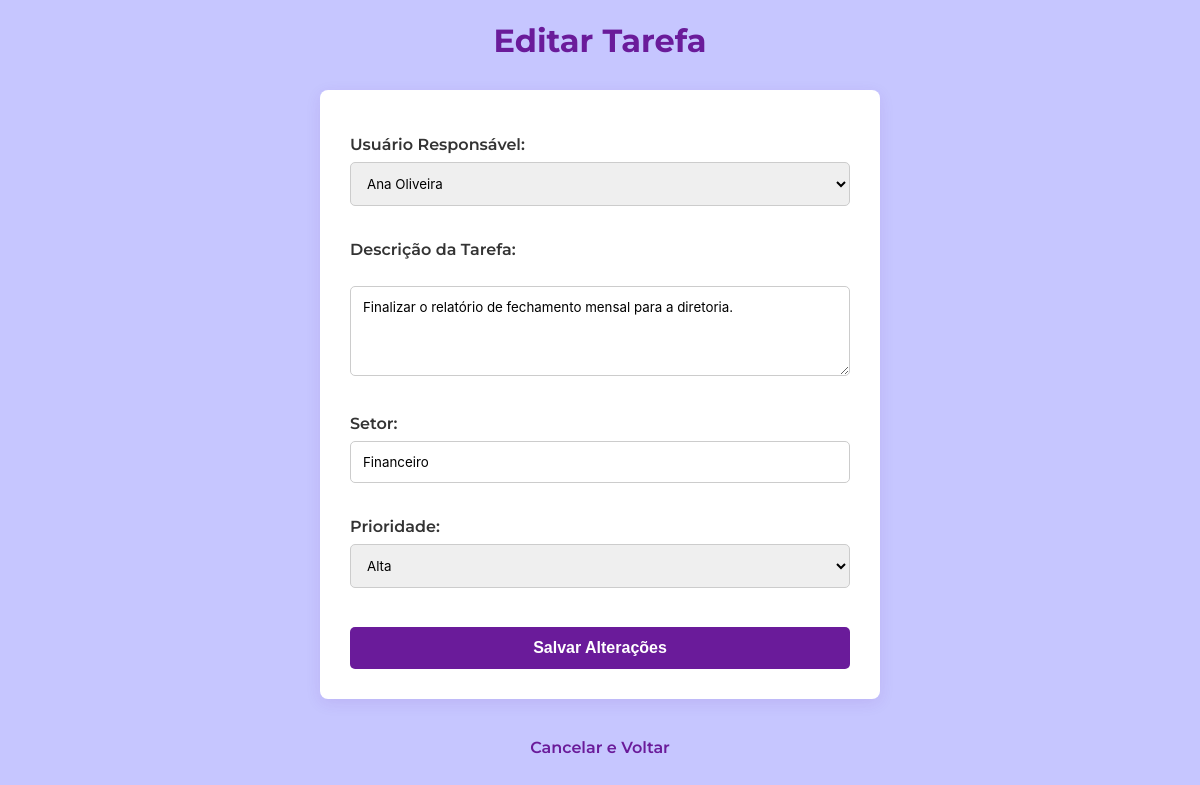
Screenshot of /editar_tarefa.php?id=20 with the database file from the repository.
### tables this page shows
CREATE TABLE `tarefas` (
  `id_tarefa` int(11) NOT NULL,
  `id_usuario` int(11) NOT NULL,
  `descricao` text NOT NULL,
  `setor` varchar(50) NOT NULL,
  `prioridade` enum('baixa','média','alta') NOT NULL,
  `data_cadastro` date NOT NULL,
  `status` enum('a fazer','fazendo','concluído') DEFAULT 'a fazer'
);

CREATE TABLE `usuarios` (
  `id_usuario` int(11) NOT NULL,
  `nome` varchar(100) NOT NULL,
  `email` varchar(100) NOT NULL
);

### editar_tarefa.php (the view, shortened to what this page needs)
<?php
require_once 'config/conexao.php';
if (isset($_GET['id'])) {
    $id_tarefa = $_GET['id'];
    try {
        $stmt_tarefa = $pdo->prepare("SELECT * FROM tarefas WHERE id_tarefa = :id");
        $stmt_tarefa->bindParam(':id', $id_tarefa);
        $stmt_tarefa->execute();
        $tarefa = $stmt_tarefa->fetch(PDO::FETCH_ASSOC);
        $stmt_usuarios = $pdo->query("SELECT id_usuario, nome FROM usuarios ORDER BY nome ASC");
        $usuarios = $stmt_usuarios->fetchAll(PDO::FETCH_ASSOC);
    } catch (PDOException $e) {
        die("Erro ao buscar dados: " . $e->getMessage());
    }
} else {
    header('Location: index.php');
    exit;
}
?>
<!DOCTYPE html>
<html lang="pt-br">
<head>
    <link rel="stylesheet" href="css/style.css">
</head>
<body>
    <h1>Editar Tarefa</h1>
    <form method="POST" action="editar_tarefa.php?id=<?= $tarefa['id_tarefa'] ?>">
        <div>
            <label for="id_usuario">Usuário Responsável:</label>
            <select id="id_usuario" name="id_usuario" required>
                <?php foreach ($usuarios as $usuario): ?>
                    <option value="<?= $usuario['id_usuario'] ?>" <?= ($tarefa['id_usuario'] == $usuario['id_usuario']) ? 'selected' : '' ?>>
                        <?= htmlspecialchars($usuario['nome']) ?>
                    </option>
                <?php endforeach; ?>
            </select>
        </div>
        <br>
        <div>
            <label for="descricao">Descrição da Tarefa:</label><br>
            <textarea id="descricao" name="descricao" rows="4" cols="50" required><?= htmlspecialchars($tarefa['descricao']) ?></textarea>
        </div>
        <br>
        <div>
            <label for="setor">Setor:</label>
            <input type="text" id="setor" name="setor" value="<?= htmlspecialchars($tarefa['setor']) ?>" required>
        </div>
        <br>
        <div>
            <label for="prioridade">Prioridade:</label>
            <select id="prioridade" name="prioridade" required>
                <option value="alta" <?= ($tarefa['prioridade'] == 'alta') ? 'selected' : '' ?>>Alta</option>
            </select>
        </div>
        <br>
        <button type="submit">Salvar Alterações</button>
    </form>
    <br>
    <a href="index.php">Cancelar e Voltar</a>
</body>
</html>

### css/style.css (style rules this page uses)
:root { --bg-color: rgb(198, 198, 255); --text-color: #333333; --primary-color: #6a1b9a; --primary-hover: #4a148c; --accent-color: #00bfa5; --card-bg: #ffffff; --col-bg: #e6e1f0; --border-radius: 8px; }
body { font-family: 'Montserrat', sans-serif; background-color: var(--bg-color); color: var(--text-color); margin: 0 !important; padding: 0 !important; }
h1 { text-align: center; color: var(--primary-color); margin-bottom: 30px; }
form { background-color: var(--card-bg); max-width: 500px; margin: 0 auto; padding: 30px; border-radius: var(--border-radius); box-shadow: 0 4px 15px rgba(106, 27, 154, 0.1); }
label { display: block; font-weight: 600; margin-bottom: 8px; margin-top: 15px; color: var(--text-color); }
input[type="text"], input[type="email"], input[type="date"], select, textarea { width: 100%; padding: 12px; border: 1px solid #ccc; border-radius: 5px; font-family: 'Inter', sans-serif; box-sizing: border-box; transition: border-color 0.3s, box-shadow 0.3s; }
button { background-color: var(--primary-color); color: white; border: none; padding: 12px 20px; border-radius: 5px; font-size: 1rem; font-weight: 600; cursor: pointer; transition: background-color 0.3s; width: 100%; margin-top: 20px; }
form + br + a, body > a { display: block; text-align: center; margin-top: 20px; color: var(--primary-color); text-decoration: none; font-weight: 600; }

### rows the page displays
tarefas: id_usuario "Ana Oliveira", descricao "Finalizar o relatório de fechamento mensal para a diretoria.", setor "Financeiro", prioridade "Alta"
